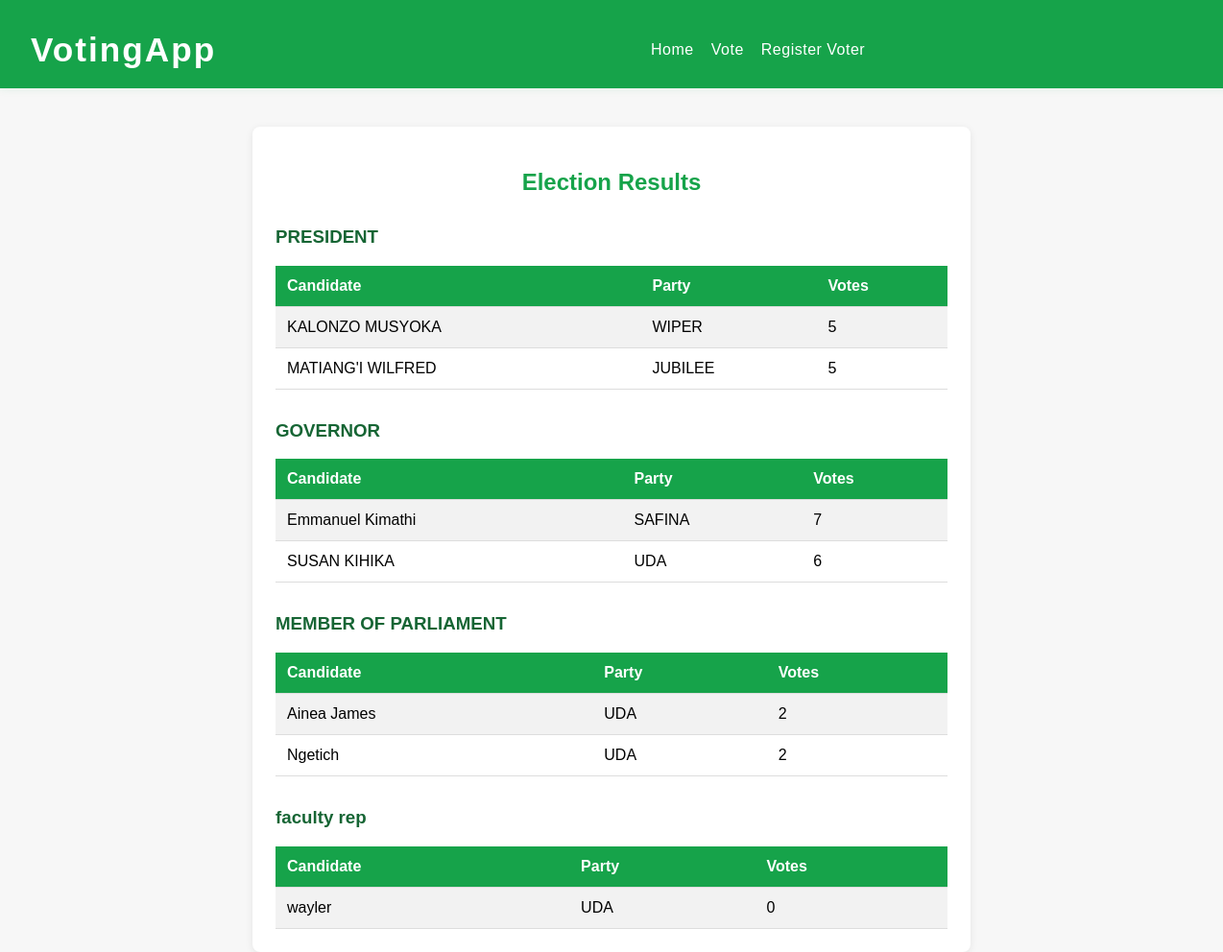
/evoting/results/ (signed in), run on the app's committed database.
### Evoting/models.py (models this page shows, shortened)
class Candidate(models.Model):
    name = models.CharField(max_length=100)
    party = models.CharField(max_length=100, default='')
    position = models.CharField(max_length=100, default='')
    votes = models.PositiveIntegerField(default=0)
    is_faculty_representative = models.BooleanField(default=True)
    faculty = models.CharField(
        max_length=50, choices=FACULTY_CHOICES, null=True, blank=True
    )

### Evoting/views.py (the view)
# urls.py: path('results/', views.results, name='results'),
@login_required
def results(request):
    positions = Candidate.objects.values_list('position', flat=True).distinct()
    results_by_position = {}
    for position in positions:
        results_by_position[position] = Candidate.objects.filter(position=position).order_by('-votes')
    return render(request, "results.html", {"results_by_position": results_by_position})

### Evoting/templates/results.html (shortened to what this page needs)
<!DOCTYPE html>
<html lang="en">
<head>
</head>
<body>
    <div class="header">
        <span>VotingApp</span>
        <nav>
            <a href="{% url 'Evoting:index' %}">Home</a>
            <a href="{% url 'Evoting:vote' %}">Vote</a>
            <a href="{% url 'Evoting:register_voter' %}">Register Voter</a>
        </nav>
    </div>
    <div class="container">
        <h2>Election Results</h2>
        {% for position, candidates in results_by_position.items %}
            <h3>{{ position }}</h3>
            <table>
                <tr>
                    <th>Candidate</th>
                    <th>Party</th>
                    <th>Votes</th>
                </tr>
                {% for candidate in candidates %}
                <tr>
                    <td>{{ candidate.name }}</td>
                    <td>{{ candidate.party }}</td>
                    <td>{{ candidate.votes }}</td>
                </tr>
                {% empty %}
                <tr>
                    <td colspan="3" style="text-align:center;">No candidates for this position.</td>
                </tr>
                {% endfor %}
            </table>
        {% endfor %}
    </div>
</body>
</html>

### Evoting/templates/results.html (style rules this page uses)
html, body { height: 100%; margin: 0; padding: 0; }
body { font-family: Arial, sans-serif; background: #f7f7f7; margin: 0; padding: 0; }
.header { background: #16a34a; color: #fff; padding: 32px 0 20px 0; display: flex; align-items: center; justify-content: flex-start; margin-bottom: 32px; box-shadow: 0 2px 8px rgba(22,163,74,0.08); padding-left: 32px; padding-right: 32px; width: 100vw; position: relative; top: 0; left: 0; z-index: 10; }
.header span { font-size: 2.2rem; font-weight: 700; letter-spacing: 2px; margin-right: 48px; }
.header nav { display: flex; align-items: center; justify-content: center; flex: 1; }
.header nav a { color: #fff; text-decoration: none; margin-right: 18px; font-weight: 400; font-size: 1rem; letter-spacing: 0.5px; transition: text-decoration 0.2s; }
.header nav a:last-child { margin-right: 0; }
.container { max-width: 700px; margin: 40px auto; background: #fff; padding: 24px; border-radius: 8px; box-shadow: 0 2px 8px rgba(0,0,0,0.08); }
h2 { text-align: center; color: #16a34a; }
h3 { color: #166534; margin-top: 32px; }
table { width: 100%; border-collapse: collapse; margin-top: 12px; }
th, td { padding: 12px; border-bottom: 1px solid #ddd; text-align: left; }
th { background: #16a34a; color: #fff; }
tr:nth-child(even) { background: #f2f2f2; }

### data on the page
Candidate: name "KALONZO MUSYOKA", party "WIPER", votes "5"
Candidate: name "MATIANG'I WILFRED", party "JUBILEE", votes "5"
Candidate: name "Emmanuel Kimathi", party "SAFINA", votes "7"
Candidate: name "SUSAN KIHIKA", party "UDA", votes "6"
Candidate: name "Ainea James", party "UDA", votes "2"
Candidate: name "Ngetich", party "UDA", votes "2"
Candidate: name "wayler", party "UDA", votes "0"

### other printed values
{{ position }} "PRESIDENT" "GOVERNOR" "MEMBER OF PARLIAMENT" "faculty rep"
